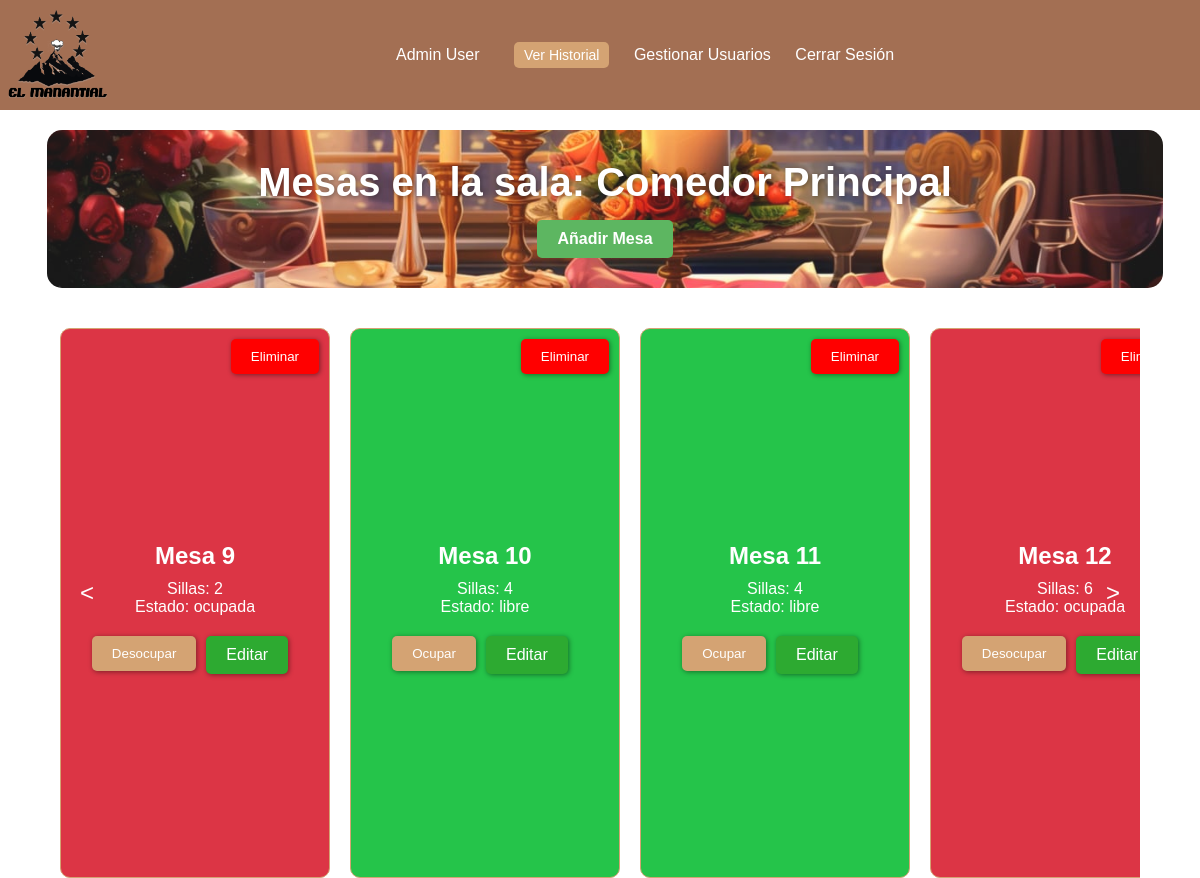
Screenshot of /public/gestion_mesas.php?id_sala=3 (signed in) with the database file from the repository.
### tables this page shows
CREATE TABLE tbl_sala (
    id_sala INT AUTO_INCREMENT PRIMARY KEY,
    nombre_sala VARCHAR(25) NOT NULL,
    tipo_sala ENUM('terraza', 'comedor', 'privada') NOT NULL,
    imagen_sala VARCHAR(255) 
);

CREATE TABLE tbl_mesa (
    id_mesa INT AUTO_INCREMENT PRIMARY KEY NOT NULL,
    id_sala INT NOT NULL,
    num_sillas_mesa INT NOT NULL,
    estado_mesa ENUM('libre', 'ocupada') NOT NULL DEFAULT 'libre',
    FOREIGN KEY (id_sala) REFERENCES tbl_sala(id_sala)
);

### public/gestion_mesas.php (the view, shortened to what this page needs)
<?php
require_once "../db/conexion.php";
if (isset($_GET['id_sala'])) {
    $id_sala = $_GET['id_sala'];
    try {
        $query = "SELECT * FROM tbl_mesa WHERE id_sala = :id_sala";
        $stmt = $conn->prepare($query);
        $stmt->bindParam(':id_sala', $id_sala, PDO::PARAM_INT);
        $stmt->execute();
        $mesas = $stmt->fetchAll(PDO::FETCH_ASSOC);
    } catch (PDOException $e) {
        die("Error al consultar las mesas: " . $e->getMessage());
    }
    try {
        $query = "SELECT nombre_sala FROM tbl_sala WHERE id_sala = :id_sala";
        $stmt = $conn->prepare($query);
        $stmt->bindParam(':id_sala', $id_sala, PDO::PARAM_INT);
        $stmt->execute();
        $sala = $stmt->fetch(PDO::FETCH_ASSOC);
    } catch (PDOException $e) {
        die("Error al obtener los detalles de la sala: " . $e->getMessage());
    }
}
?>
<!DOCTYPE html>
<html lang="es">
<head>
    <link rel="stylesheet" href="../css/mesas_comedor.css">
    <link rel="stylesheet" href="https://cdnjs.cloudflare.com/ajax/libs/font-awesome/6.0.0-beta3/css/all.min.css">
</head>
<body>
<div class="navbar">
    <a href="dashboard-admin.php"><img src="../img/icon.png" class="icon"></a>
    <div class="user-info">
        <span><?php echo ($_SESSION['nombre_usuario']); ?></span>
        <a href="./historial_ocupaciones.php" class="history-button">Ver Historial</a>
        <a href="./panelAdmin.php" class="logout">Gestionar Usuarios</a>
        <a href="#" class="logout" onclick="cerrarSesion()">Cerrar Sesión</a>
        </div>
</div>
<?php if (isset($sala)): ?>
    <div class="banner">
        <h1>Mesas en la sala: <?php echo htmlspecialchars($sala['nombre_sala']); ?></h1>
        <a href="./form/form-añadir-mesa.php?id_sala=<?php echo htmlspecialchars($id_sala); ?>" class="add-button">Añadir Mesa</a>
    </div>
    <?php if ($mesas): ?>
        <div class="slider-container">
            <button id="prevArrow" class="arrow-btn">&lt;</button>
            <div class="slider" id="mesaSlider">
                <?php foreach ($mesas as $mesa): ?>
                    <div class="option <?php echo $mesa['estado_mesa'] == 'libre' ? 'libre' : 'ocupada'; ?>">
                            <h2>Mesa <?php echo htmlspecialchars($mesa['id_mesa']); ?></h2>
                            <p>Sillas: <?php echo htmlspecialchars($mesa['num_sillas_mesa']); ?></p>
                            <p>Estado: <?php echo htmlspecialchars($mesa['estado_mesa']); ?></p>
                        <div class="button-container">
                            <form action="../actions/ocupar_mesa.php" method="post">
                                <button type="submit" class="<?php echo $mesa['estado_mesa'] == 'libre' ? 'select-button' : 'free-button'; ?>">
                                <?php echo $mesa['estado_mesa'] == 'libre' ? 'Ocupar' : 'Desocupar'; ?>
                                </button>
                            </form>
                            <a href="./form/form-editar-mesa.php?id=<?php echo htmlspecialchars($mesa['id_mesa']); ?>" class="edit-button">Editar</a>
                            <form action="" method="post">
                                <button type="submit" class="delete-button">Eliminar</button>
                            </form>
                        </div>
                    </div>
                <?php endforeach; ?>
            </div>
            <button id="nextArrow" class="arrow-btn">&gt;</button>
        </div>
    <?php else: ?>
        <p class="no-mesas">No hay mesas disponibles en esta sala.</p>
    <?php endif; ?>
    <?php else: ?>
        <p>Por favor, selecciona una sala.</p>
    <?php endif; ?>
</body>
</html>

### css/mesas_comedor.css (style rules this page uses)
* { margin: 0; padding: 0; box-sizing: border-box; }
body { font-family: Arial, sans-serif; height: 100vh; }
.navbar { background-color: #a36f53; color: #fff; padding: 8px; display: flex; justify-content: space-between; align-items: center; }
.navbar .icon { width: 100px; height: auto; }
.navbar .user-info { flex: 1; text-align: center; }
.navbar .user-info span { display: inline-block; margin-right: 15px; }
.navbar .user-info a { color: #fff; text-decoration: none; margin: 0 10px; }
.navbar .user-info .history-button { margin-left: 15px; padding: 5px 10px; background-color: #d4a373; color: white; border-radius: 5px; text-decoration: none; font-size: 14px; transition: background-color 0.3s; }
.logout { text-decoration: none; color: white; margin-left: 10px; }
.slider-container { position: relative; margin: 20px auto; width: 90%; overflow: hidden; z-index: 1; padding-top: 20px; }
.slider { display: flex; transition: transform 0.3s ease; gap: 20px; }
.option { flex-shrink: 0; width: 25%; height: 550px; padding: 20px; text-align: center; border: 1px solid #d4a373; background-size: cover; background-position: center; color: white; display: flex; flex-direction: column; justify-content: center; border-radius: 10px; transition: border-color 0.3s ease, box-shadow 0.3s ease; position: relative; }
.option h2 { margin: 0; padding: 10px; }
.option.libre { background-color: #25c44a; }
.option.ocupada { background-color: #dc3545; }
.option .select-button { padding: 10px 20px; border: none; background-color: #d4a373; color: white; cursor: pointer; border-radius: 5px; text-decoration: none; display: inline-block; transition: background-color 0.3s; }
.arrow-btn { position: absolute; top: 50%; transform: translateY(-50%); background-color: transparent; color: white; padding: 10px; cursor: pointer; z-index: 1; border: none; font-size: 24px; }
#prevArrow { left: 10px; }
#nextArrow { right: 10px; }
.banner { background-image: url('../img/mesa.jpg'); background-size: cover; background-position: center; padding: 30px 10px; border-radius: 15px; color: white; text-align: center; margin-left: 47px; margin-top: 20px; width: 93%; opacity: 0.9; }
.banner h1 { font-size: 2.5rem; margin-bottom: 15px; text-shadow: 1px 1px 5px rgba(0, 0, 0, 0.5); font-weight: 600; }
.banner .add-button { background-color: #4CAF50; padding: 10px 20px; font-size: 16px; font-weight: bold; text-decoration: none; color: white; border-radius: 5px; transition: background-color 0.3s; display: inline-block; }
.delete-button { position: absolute; top: 10px; right: 10px; background-color: #ff0000; color: white; border: none; border-radius: 5px; padding: 10px 20px; cursor: pointer; text-decoration: none; box-shadow: 1px 1px 5px rgba(0, 0, 0, 0.432); }
.button-container { margin-top: 20px; display: flex; justify-content: center; gap: 10px; }
.option .select-button { padding: 10px 20px; border: none; background-color: #d4a373; color: white; cursor: pointer; border-radius: 5px; text-decoration: none; display: inline-block; transition: background-color 0.3s; box-shadow: 1px 1px 5px rgba(0, 0, 0, 0.432); }
.option .edit-button { padding: 10px 20px; border: none; background-color: #2daa31; color: white; cursor: pointer; border-radius: 5px; text-decoration: none; display: inline-block; transition: background-color 0.3s; box-shadow: 1px 1px 5px rgba(0, 0, 0, 0.432); }
.option .free-button { padding: 10px 20px; border: none; background-color: #d4a373; color: white; cursor: pointer; border-radius: 5px; text-decoration: none; display: inline-block; transition: background-color 0.3s; box-shadow: 1px 1px 5px rgba(0, 0, 0, 0.432); }

### rows the page displays
tbl_sala: nombre_sala "Comedor Principal"
tbl_mesa: id_mesa "9", num_sillas_mesa "2", estado_mesa "ocupada", shows "Desocupar"
tbl_mesa: id_mesa "10", num_sillas_mesa "4", estado_mesa "libre", shows "Ocupar"
tbl_mesa: id_mesa "11", num_sillas_mesa "4", estado_mesa "libre", shows "Ocupar"
tbl_mesa: id_mesa "12", num_sillas_mesa "6", estado_mesa "ocupada", shows "Desocupar"

### other values shown
$_SESSION['nombre_usuario'] "Admin User"
